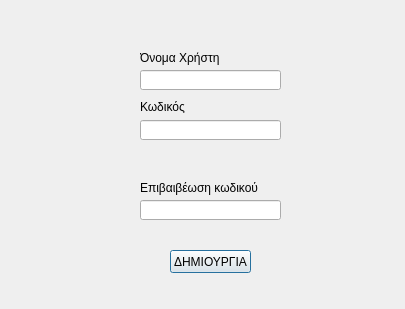
<?xml version="1.0" encoding="UTF-8"?>
<ui version="4.0">
 <class>Dialog</class>
 <widget class="QDialog" name="Dialog">
  <property name="geometry">
   <rect>
    <x>0</x>
    <y>0</y>
    <width>405</width>
    <height>309</height>
   </rect>
  </property>
  <property name="windowTitle">
   <string>Dialog</string>
  </property>
  <widget class="QLineEdit" name="username_line_edit">
   <property name="geometry">
    <rect>
     <x>140</x>
     <y>70</y>
     <width>141</width>
     <height>20</height>
    </rect>
   </property>
   <property name="text">
    <string/>
   </property>
  </widget>
  <widget class="QLineEdit" name="password_line_edit">
   <property name="geometry">
    <rect>
     <x>140</x>
     <y>120</y>
     <width>141</width>
     <height>20</height>
    </rect>
   </property>
   <property name="text">
    <string/>
   </property>
   <property name="echoMode">
    <enum>QLineEdit::Password</enum>
   </property>
  </widget>
  <widget class="QLineEdit" name="password_ver_line_edit">
   <property name="geometry">
    <rect>
     <x>140</x>
     <y>200</y>
     <width>141</width>
     <height>20</height>
    </rect>
   </property>
   <property name="text">
    <string/>
   </property>
   <property name="echoMode">
    <enum>QLineEdit::Password</enum>
   </property>
  </widget>
  <widget class="QPushButton" name="ok_button">
   <property name="geometry">
    <rect>
     <x>170</x>
     <y>250</y>
     <width>81</width>
     <height>23</height>
    </rect>
   </property>
   <property name="text">
    <string>ΔΗΜΙΟΥΡΓΙΑ</string>
   </property>
  </widget>
  <widget class="QLabel" name="password_ver_label">
   <property name="geometry">
    <rect>
     <x>140</x>
     <y>180</y>
     <width>121</width>
     <height>16</height>
    </rect>
   </property>
   <property name="text">
    <string>Επιβαιβέωση κωδικού</string>
   </property>
  </widget>
  <widget class="QLabel" name="username_label">
   <property name="geometry">
    <rect>
     <x>140</x>
     <y>50</y>
     <width>91</width>
     <height>16</height>
    </rect>
   </property>
   <property name="text">
    <string>Όνομα Χρήστη</string>
   </property>
  </widget>
  <widget class="QLabel" name="password_label">
   <property name="geometry">
    <rect>
     <x>140</x>
     <y>100</y>
     <width>47</width>
     <height>13</height>
    </rect>
   </property>
   <property name="text">
    <string>Κωδικός</string>
   </property>
  </widget>
 </widget>
 <resources/>
 <connections/>
</ui>
